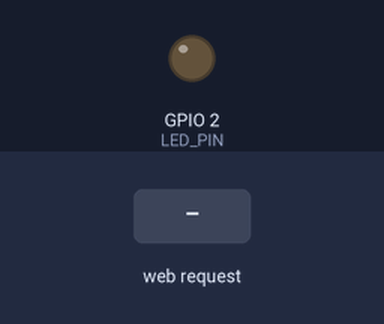
Simulated run of this sketch. Board: ESP32. Parts: output pins drawn as LEDs (lit = HIGH). Inputs (shaded band) come from the test bench. WiFi joins after 1.5 s; servers stay silent unless stated; what the sketch prints to the serial monitor is not drawn.

Above: at 2.7 s.
2.8 s: HTTP request GET /led/on received
At 4.0 s:
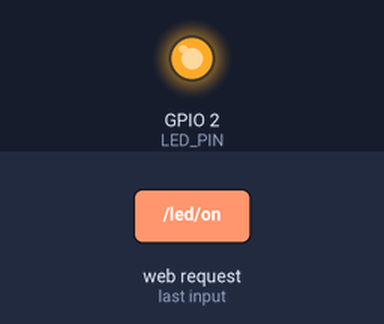
4.3 s: HTTP request GET /led/off received
At 5.3 s:
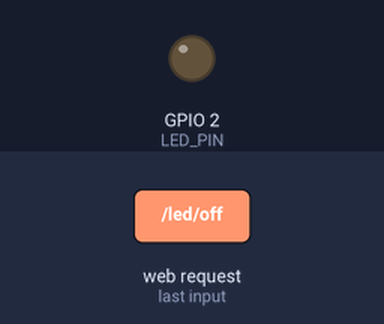
Timing chart, 0 to 7.3 s (numbered marks = the images above; inputs shaded):
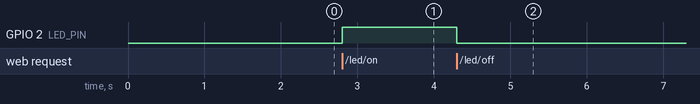

Measured:
- after the input at 2.8 s, GPIO 2 (LED_PIN): LOW → HIGH at once
- after the input at 4.3 s, GPIO 2 (LED_PIN): HIGH → LOW at once

The sketch:

main.ino
```cpp
#include <WiFi.h>
#include <WebServer.h>

const char* ssid = "*******";      // Đặt tên WiFi
const char* password = "*******";  // Mật khẩu WiFi

WebServer server(80);  // Dùng HTTP port 80
const int LED_PIN = 2; // LED_BUILTIN (GPIO2)

void handleRoot() {
  server.send(200, "text/plain", "ESP32 WebServer is running!");
}

void handleLedOn() {
  digitalWrite(LED_PIN, HIGH);

  server.send(200, "text/plain", "LED ON");
}

void handleLedOff() {
  digitalWrite(LED_PIN, LOW);
  server.send(200, "text/plain", "LED OFF");
}

void setup() {
  Serial.begin(115200);
  pinMode(LED_PIN, OUTPUT);

  // Kết nối WiFi
  WiFi.begin(ssid, password);
  Serial.print("Connecting to WiFi");
  while (WiFi.status() != WL_CONNECTED) {
    delay(500);
    Serial.print(".");
  }
  Serial.println("\nConnected!");
  Serial.print("ESP32 IP Address: ");
  Serial.println(WiFi.localIP());

  // Cấu hình các URL điều khiển
  server.on("/", handleRoot);
  server.on("/led/on", handleLedOn);
  server.on("/led/off", handleLedOff);

  // Khởi động server
  server.begin();
  Serial.println("HTTP server started");
}

void loop() {
  server.handleClient();
}
```
